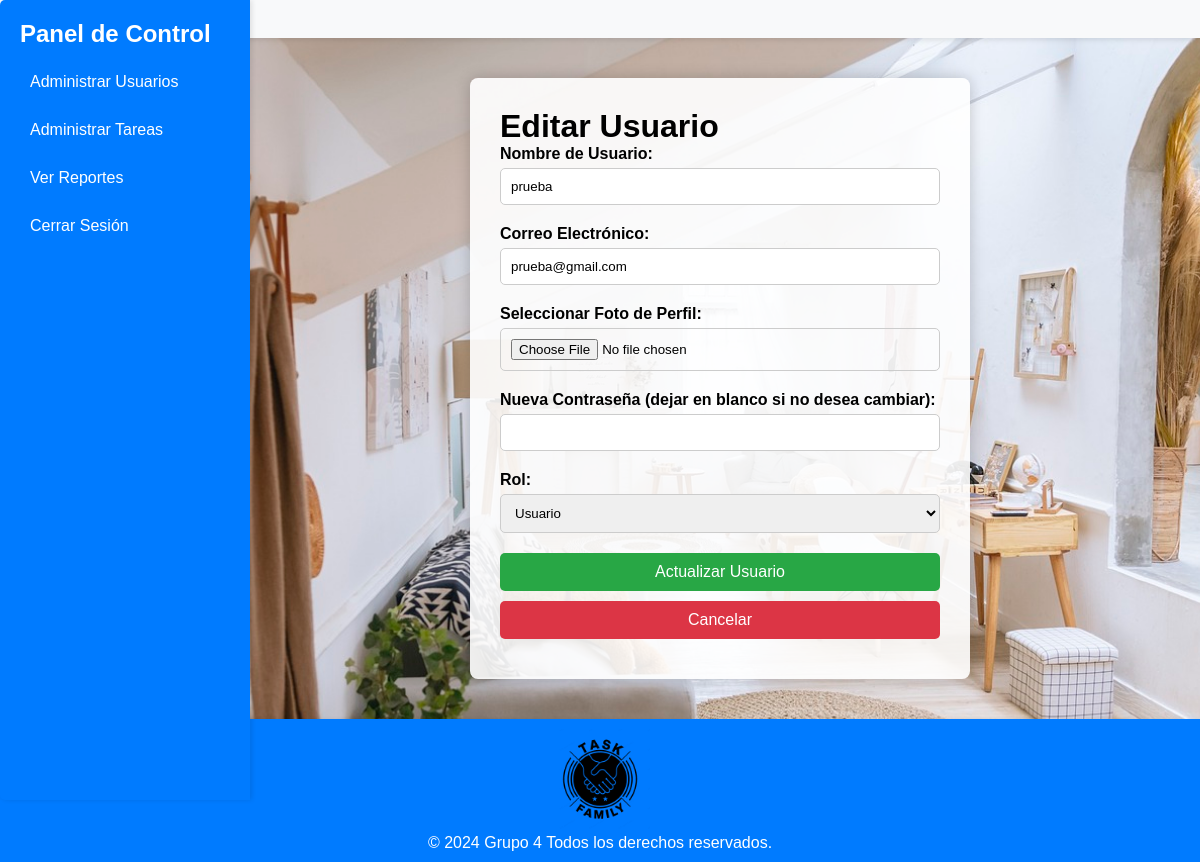
Page /edit_user.php?id=29 (signed in) on the earlier database version.
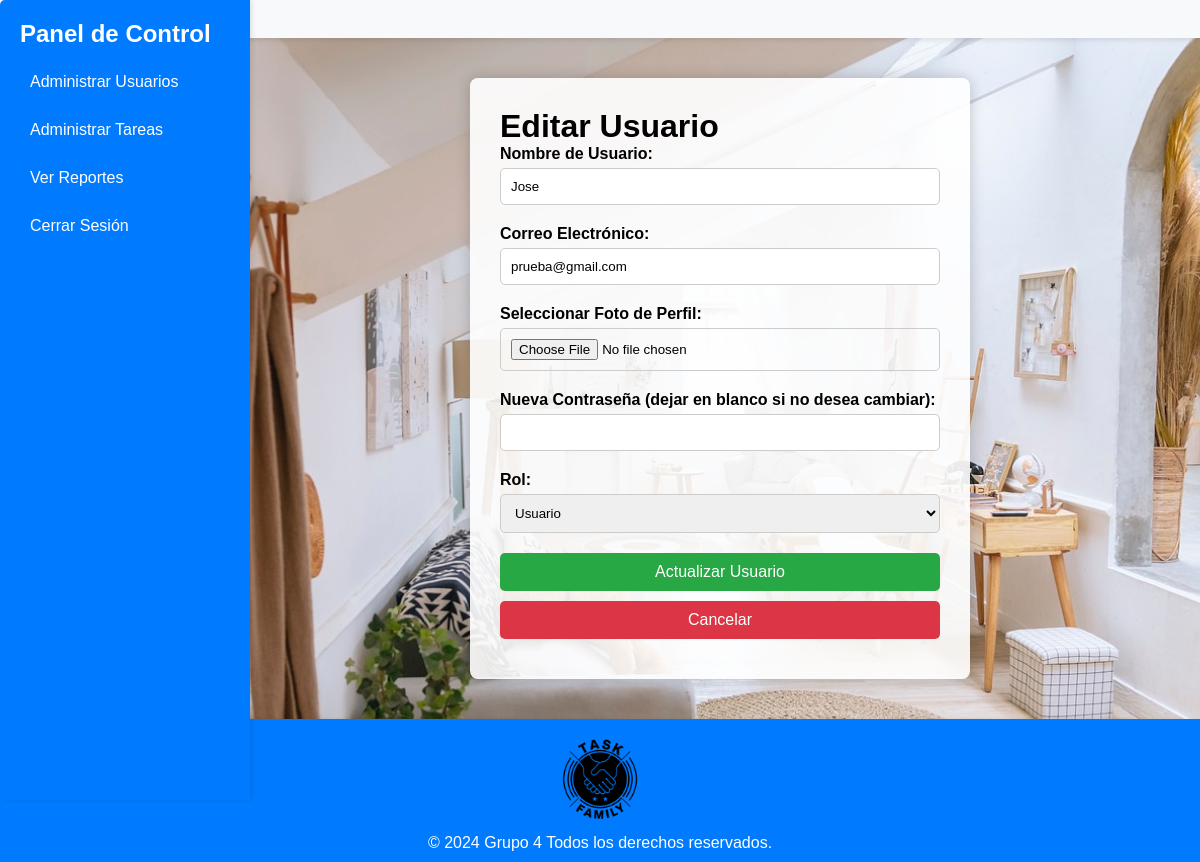
Same page on the later database version.
### tables this page shows
CREATE TABLE `users` (
  `id` int(11) NOT NULL,
  `username` varchar(50) NOT NULL,
  `email` varchar(100) NOT NULL,
  `profile_picture` varchar(255) DEFAULT NULL,
  `password` varchar(255) NOT NULL,
  `role` enum('admin','user') NOT NULL,
  `created_at` timestamp NOT NULL DEFAULT current_timestamp(),
  `photo` varchar(255) DEFAULT 'uploads/default-avatar.png'
);

### edit_user.php (the view, shortened to what this page needs)
<?php
include 'db_connection.php';
$id = $_GET['id'];
$sql = "SELECT * FROM users WHERE id = ?";
$stmt = $conn->prepare($sql);
$stmt->bind_param("i", $id);
$stmt->execute();
$result = $stmt->get_result();
$user = $result->fetch_assoc();
?>
<!DOCTYPE html>
<html lang="es">
<head>
    <link rel="stylesheet" href="styles/edit_user.css">
</head>
<body>
    <?php include 'header_admin.php'; ?>
    <?php include 'sidebar.php'; ?>
    <div class="main-content">
        <div class="form-container">
            <h1>Editar Usuario</h1>
            <form id="editUserForm" action="edit_user.php" method="POST" enctype="multipart/form-data">
                <div class="form-group">
                    <label for="username">Nombre de Usuario:</label>
                    <input type="text" id="username" name="username" value="<?php echo htmlspecialchars($user['username']); ?>" required>
                </div>
                <div class="form-group">
                    <label for="email">Correo Electrónico:</label>
                    <input type="email" id="email" name="email" value="<?php echo htmlspecialchars($user['email']); ?>" required>
                </div>
                <div class="form-group">
                    <label for="profile_picture">Seleccionar Foto de Perfil:</label>
                    <input type="file" id="profile_picture" name="profile_picture" accept="image/*">
                </div>
                <div class="form-group">
                    <label for="password">Nueva Contraseña (dejar en blanco si no desea cambiar):</label>
                    <input type="password" id="password" name="password">
                </div>
                <div class="form-group">
                    <label for="role">Rol:</label>
                    <select id="role" name="role" required>
                        <option value="user" <?php if ($user['role'] === 'user') echo 'selected'; ?>>Usuario</option>
                    </select>
                </div>
                <button type="submit">Actualizar Usuario</button>
                <button type="button" id="cancelButton">Cancelar</button>
            </form>
        </div>
    </div>
    <?php include 'footer.php'; ?>
</body>
</html>

Differences in the rows shown:
changed users "prueba@gmail.com": username "prueba" → "Jose"
